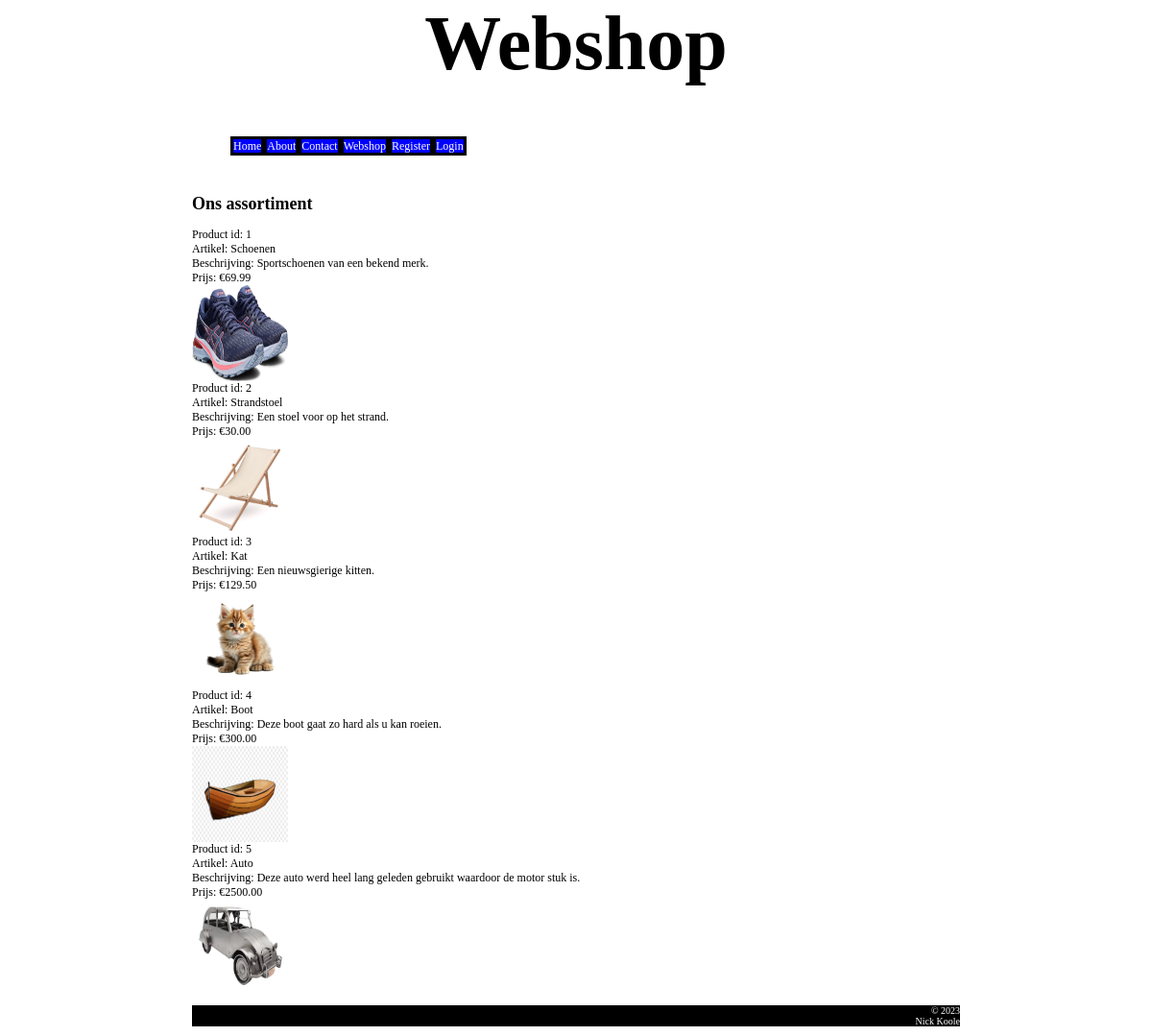
Screenshot of /index.php?page=webshop with the database file from the repository.
### tables this page shows
CREATE TABLE `products` (
  `product_id` int(10) NOT NULL,
  `name` varchar(40) NOT NULL,
  `description` varchar(200) NOT NULL,
  `price` decimal(10,2) NOT NULL,
  `product_picture_location` varchar(80) NOT NULL
);

### file_repository.php (called while the page is built, shortened)
<?php
    function connectToDatabase() {
        $servername = "localhost";
        $username = "WebShopUser";
        $password = "Testtest!";
        $dbname = "nicks_webshop";
        $conn = mysqli_connect($servername, $username, $password, $dbname);
        return $conn;
    }
    function getAllProducts() {
        $conn = connectToDatabase();
        try {
            $sql = "SELECT * FROM products";
            $result = mysqli_query($conn, $sql);
            $products = array();
            while ($row = mysqli_fetch_assoc($result)) {
                $products[$row["product_id"]] = $row;
            }
            return $products;
        } finally {
            disconnectFromDatabase($conn);
        }
    }
?>

### products_service.php (called while the page is built, shortened)
<?php
    function getWebshopProducts() {
        $genericError = "";
        try {
            $products = getAllProducts();
        }
        catch(Exception $e) {
            $genericError = "Helaas kunnen wij de producten op dit moment niet laten zien. Probeer het later opnieuw.";
            logError($e->getMessage());
        }
        return array('products' => $products, 'genericError' => $genericError);
    }
?>

### webshop.php (the view, shortened to what this page needs)
<?php
	function getWebshopHeader() {
        return "Webshop";
    }
    function showWebshopBody($data) {
        echo '<h2>Ons assortiment</h2>';
        showWebshopProducts($data);
    }
    function showWebshopProducts($data) {
        $amountOfProducts = count($data['products']);
        for ($i = 1; $i <= $amountOfProducts; $i++){
            echo '<a class="productlink" href="index.php?page=details&product_id=' . $data['products'][$i]['product_id'] . '"><div>' .
            'Product id: ' . $data['products'][$i]['product_id'] . '<br>' .
            'Artikel: ' . $data['products'][$i]['name'] . '<br>' .
            'Beschrijving: ' . $data['products'][$i]['description'] . '<br>' .
            'Prijs: €' . $data['products'][$i]['price'] . '<br>' .
            '<img src="' . $data['products'][$i]['product_picture_location'] . '" alt="Een foto">' .
            '</div></a>';
        }
    }
?>

### index.php (shortened to what this page needs)
<?php
    include 'file_repository.php';
    include 'products_service.php';
    $page = getRequestedPage();
    $data = processRequest($page);
    showResponsePage($data);
    function getRequestedPage() {
        if ($_SERVER["REQUEST_METHOD"] == "POST") {
            return getPostVar('page', 'home');
        } else if ($_SERVER["REQUEST_METHOD"] == "GET"){
            return getUrlVar('page', 'home');
        }
    }
    function getVar($key, $default='') {
        if ($_SERVER["REQUEST_METHOD"] == "POST") {
            return getPostVar($key);
        } else if ($_SERVER["REQUEST_METHOD"] == "GET") {
            return getUrlVar($key);
        }
    }
	function getUrlVar($key, $default='') {
		return isset($_GET[$key]) ? $_GET[$key] : $default;
	}
    function processRequest($page) {
        switch ($page) {
            case "webshop":
                $data = getWebshopProducts();
                $data += handleActions($data);
                break;
        }
        $data['menu'] = array('home' => 'Home', 'about' => 'About', 'contact' => 'Contact', 'webshop' => 'Webshop');
        if (isUserLoggedIn()) {
            $data['menu']['cart'] = "Winkelwagen";
            $data['menu']['logout'] = "Logout " . getLoggedInUserName();
        } else {
            $data['menu']['register'] = "Register";
            $data['menu']['login'] = "Login";
        }
        $data['page'] = $page;
        return $data;
    }
    function handleActions($data) {
        $action = getVar('userAction');
        switch ($action) {
            default:
                if (isset($data)){
                    $data += array('errProduct_id' => "", 'errQuantity' => "");
                } else {
                    $data = array('errProduct_id' => "", 'errQuantity' => "");
                }
                return $data;
        }
    }
    function showResponsePage($data){
        showHTMLStart();
        showHeadSection($data);
        showBodySection($data);
        showFooter();
        showHTMLEnd();
    }
    function showHeadSection ($data) {
        echo '<head>';
        echo '<link rel="stylesheet" href="./CSS/stylesheet.css">';
        echo '</head>';
    }
    function showBodySection($data) {
        echo '<body class="pagetext">';
        showHeader($data);
        showNavMenu($data);
        showContent($data);
        echo '</body>';
    }
    function showContent($data) {
        switch ($data['page']) {
            case "webshop":
                showWebshopBody($data);
                break;
        }
    }
    function showNavMenu($data) {
        echo '<ul class="nav">';
        foreach($data['menu'] as $link => $label) {
            showMenuItem($link, $label);
        }
        echo '</ul><br>';
    }
    function showMenuItem($page, $title) {
        echo '<li><a href="index.php?page=' . $page . '">' . $title . '</a></li>';
    }
	function showHeader($data) {
		echo '<h1>' . getHeader($data) . '</h1>';
	}
    function getHeader($data) {
        switch ($data['page']) {
            case "webshop":
                require_once 'webshop.php';
                return getWebshopHeader();
        }
    }
    function showFooter() {
        echo '<footer><p>&copy 2023<br>Nick Koole</p></footer>';
    }
    function showHTMLStart() {
        echo "<html>";
    }
    function showHTMLEnd() {
        echo "</html>";
    }
?>

### CSS/stylesheet.css (style rules this page uses)
h1 { color: black; font-size: 80px; text-align: center; }
h2 { color: black; }
body { max-width: 800px; margin: auto; text-align: left; }
footer { background-color: black; color: white; font-size: 10px; max-width: 800px; margin: auto; text-align: right; }
img { width: 100px; height: 100px; }
ul { list-style-type:circle; }
.nav { list-style-type: none; }
.nav li { display: inline; }
.nav a { background-color: blue; border-color: black; border-style: solid; color: white; text-decoration: none; }
.pagetext { background-color: white; color: rgb(80,80,80); font-size: 12px; }
.productlink { color:black; text-decoration:none; }

### rows the page displays
products: product_id "1", name "Schoenen", description "Sportschoenen van een bekend merk.", price "69.99", shows a picture
products: product_id "2", name "Strandstoel", description "Een stoel voor op het strand.", price "30.00", shows a picture
products: product_id "3", name "Kat", description "Een nieuwsgierige kitten.", price "129.50", shows a picture
products: product_id "4", name "Boot", description "Deze boot gaat zo hard als u kan roeien.", price "300.00", shows a picture
products: product_id "5", name "Auto", description "Deze auto werd heel lang geleden gebruikt waardoor de motor stuk is.", price "2500.00", shows a picture

### other values shown
getHeader($data) "Webshop"
$title "Home"
$title "About"
$title "Contact"
$title "Webshop"
$title "Register"
$title "Login"
